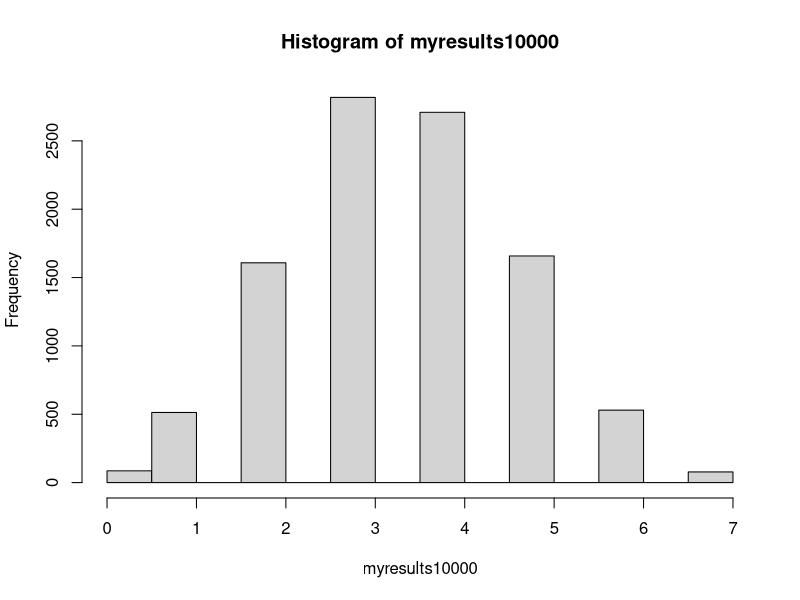

The R source for this figure:
Laura <- 6
Laura/7

Laura2 <- 5
Laura2/7

myproc <- Laura/7

outcomes <- c(0,1)
outcomes

#Alternative way to create the vector outcomes
outcomes2 <- c("wrong","right")
outcomes2

#create a vector that contains the even numbers from 2 to 10
c(2,4,6,8,10)

#getting in help in R
?c

c(1,7:9)


?sample



myresults1 <- sum(sample(outcomes,7,replace=TRUE))

?replicate
myresults10000 <- replicate(10000,sum(sample(outcomes,7,replace=TRUE)))

hist(myresults10000)
table(myresults10000)



sum(myresults10000==7)/10000
